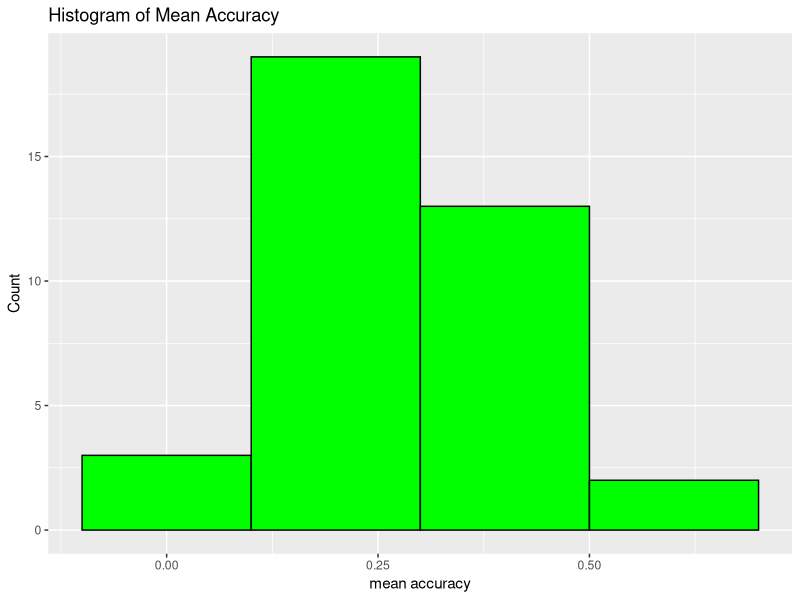
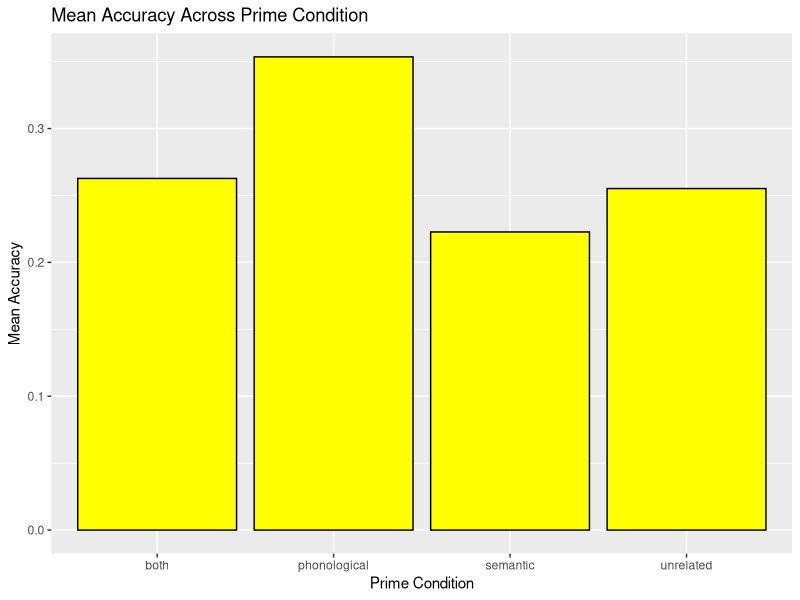

Generate these figures, in order, with R:
## ---- chunk 1
#Question 2
install.packages ("tidyverse", dependencies = TRUE)
install.packages ("ggthemes", dependencies =TRUE)
## ---- chunk 2
#Question 2
library(tidyverse)
library (ggthemes)
## ---- chunk 3
#Question 3
assignment4 = read.csv("a4_data.csv")

#Question 4
nrow(assignment4) 
ncol(assignment4) 

#It has 3,700 rows and 12 columns.
## ---- chunk 4
assignment4 %>% 
  pull(subject)%>% unique()

assignment4 %>%
  group_by(trial)%>% count ()
#There are 37 participants and 100 trials
## ---- chunk 5
assignment4%>%pull(prime_condition)
levels(assignment4%>%pull(prime_condition))
## ---- chunk 6
prime_information = assignment4 %>%select(subject,prime_condition)
#Question 7

phonological = assignment4%>%select(prime_condition,accuracy)%>%
  filter(prime_condition == "phonological" & accuracy == "1")
#Question 8
## ---- chunk 7
subject_acc = assignment4%>%
  group_by(subject)%>%
  summarize(mean_acc = mean(accuracy))
#Question 9
## ---- chunk 8
prime_acc = assignment4%>%
  group_by(prime_condition)%>%
  summarize(mean_acc = mean(accuracy), sd_acc = sd(accuracy))
#Question 10
## ---- chunk 9
subject_acc%>%
  ggplot(aes(x = mean_acc))+
  geom_histogram(binwidth = 0.2, 
fill = "green", color = "black", 
position = "identity")+
xlab("mean accuracy") + 
ylab ("Count")+
ggtitle("Histogram of Mean Accuracy")

#Question 11
  
## ---- chunk 10
prime_acc%>%
  ggplot(aes(x = prime_condition, y = mean_acc))+
  geom_bar(stat = "identity", fill="yellow", color = "black")+
  labs(x="Prime Condition",y="Mean Accuracy",title="Mean Accuracy Across Prime Condition")
#Question 12

#Question 13

#Prime condition does not have an effect on accuracy as there's a small difference in mean accuracy across the 4 conditions.
